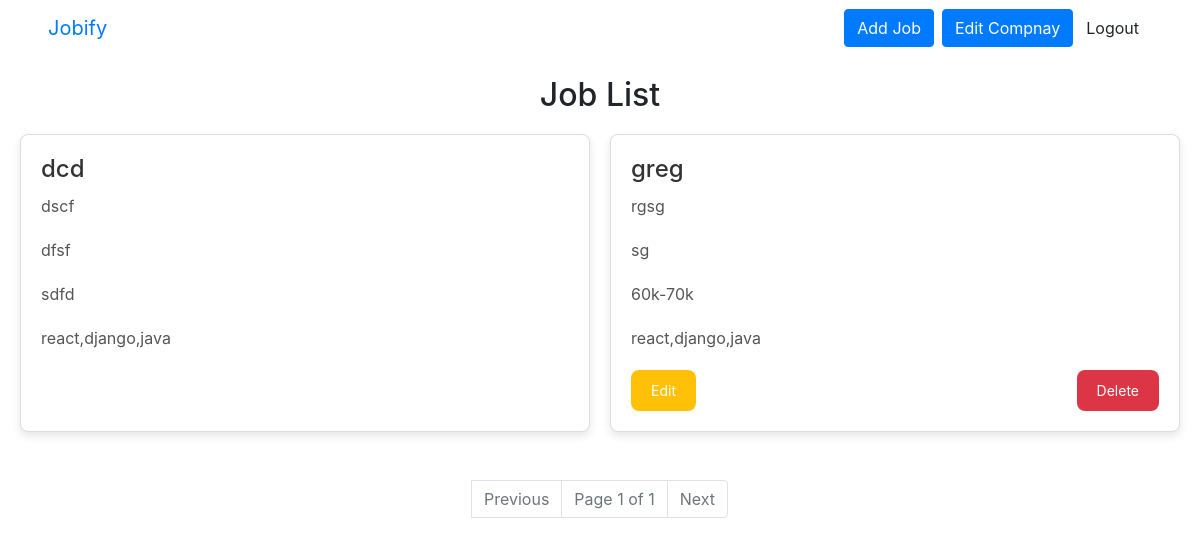
Page /portal/job_list/ (signed in) on the committed database.
### portal/models.py (models this page shows, shortened)
class JobPost(models.Model):
    company = models.ForeignKey(Company, on_delete=models.CASCADE)
    title = models.CharField(max_length=200)
    description = models.TextField()
    location = models.CharField(max_length=100)
    salary_range = models.CharField(max_length=50)
    tags = models.CharField(max_length=50)

### portal/views.py (the view)
# urls.py: path('job_list/', views.job_list, name='job_list'),
@login_required
def job_list(request):
    jobs = JobPost.objects.filter()
    paginator = Paginator(jobs, 2)
    page_number = request.GET.get("page")
    page_obj = paginator.get_page(page_number)
    return render(request, 'portal/job_list.html', {'page_obj': page_obj})

### portal/templates/portal/job_list.html (shortened to what this page needs)
{% extends 'portal/base.html' %} {% block content %}
<div class="job-list-container">
  <h1>Job List</h1>
  <div class="job-list-cards">
    {% for job in page_obj %}
    <div class="job-list-card">
      <h3 class="job-list-title">{{ job.title }}</h3>
      <p class="job-list-description">{{ job.description }}</p>
      <p class="job-list-description">{{ job.location }}</p>
      <p class="job-list-description">{{ job.salary_range }}</p>
      <p class="job-list-description">{{ job.tags }}</p>
      {% if job.company == request.user.company %}
      <div class="job-list-actions">
        <a href="{% url 'edit_job_post' job.id %}" class="job-list-edit-btn"
          >Edit</a
        >
        <form
          action="{% url 'delete_job_post' job.id %}"
          method="post"
          class="job-list-delete-form"
        >
          <button type="submit" class="job-list-delete-btn">Delete</button>
        </form>
      </div>
      {% endif %}
    </div>
    {% endfor %}
  </div>
  <div class="pagination justify-content-center mt-5">
    <ul class="pagination">
      <br />
      {% if page_obj.has_previous %}
      <li class="page-item">
        <a class="page-link" href="?page={{ page_obj.previous_page_number }}"
          >Previous</a
        >
      </li>
      {% else %}
      <li class="page-item disabled">
        <a class="page-link" tabindex="-1">Previous</a>
      </li>
      {% endif %}
      <li class="page-item disabled">
        <a class="page-link" tabindex="-1"
          >Page {{ page_obj.number }} of {{ page_obj.paginator.num_pages }}</a
        >
      </li>
      {% if page_obj.has_next %}
      <li class="page-item">
        <a class="page-link" href="?page={{ page_obj.next_page_number }}"
          >Next</a
        >
      </li>
      {% else %}
      <li class="page-item disabled">
        <a class="page-link" tabindex="-1">Next</a>
      </li>
      {% endif %}
    </ul>
  </div>
</div>
{% endblock %}

### portal/static/css/login.css (style rules this page uses)
body { color: #333; }
h1 { text-align: center; margin-bottom: 20px; font-size: 2rem; }
form button { width: 100%; padding: 12px; background-color: #007bff; color: white; font-size: 1rem; border: none; border-radius: 8px; cursor: pointer; transition: background-color 0.3s ease; }

### portal/static/css/job_list.css (style rules this page uses)
.job-list-container { padding: 20px; text-align: center; }
.job-list-container h1 { font-size: 2rem; margin-bottom: 20px; }
.job-list-cards { display: grid; grid-template-columns: repeat(auto-fit, minmax(300px, 1fr)); gap: 20px; padding: 0; list-style: none; }
.job-list-card { padding: 20px; border: 1px solid #ddd; border-radius: 8px; box-shadow: 0 4px 8px rgba(0, 0, 0, 0.1); text-align: left; background-color: #fff; }
.job-list-title { font-size: 1.5rem; margin-bottom: 10px; color: #333; }
.job-list-description { font-size: 1rem; margin-bottom: 20px; color: #555; }
.job-list-actions { display: flex; justify-content: space-between; align-items: center; }
.job-list-edit-btn { padding: 10px 20px; background-color: #ffc107; color: #fff; text-decoration: none; border-radius: 8px; font-size: 14px; transition: background-color 0.3s ease; }
.job-list-delete-btn { padding: 10px 20px; background-color: #dc3545; color: #fff; border: none; border-radius: 8px; font-size: 14px; cursor: pointer; transition: background-color 0.3s ease; }

### rows in the picture
JobPost: title "dcd", description "dscf", location "dfsf", salary_range "sdfd", tags "react,django,java"
JobPost: title "greg", description "rgsg", location "sg", salary_range "60k-70k", tags "react,django,java", shows "Edit"

### other values in the picture
{{ page_obj.number }} "1"
{{ page_obj.paginator.num_pages }} "1"
